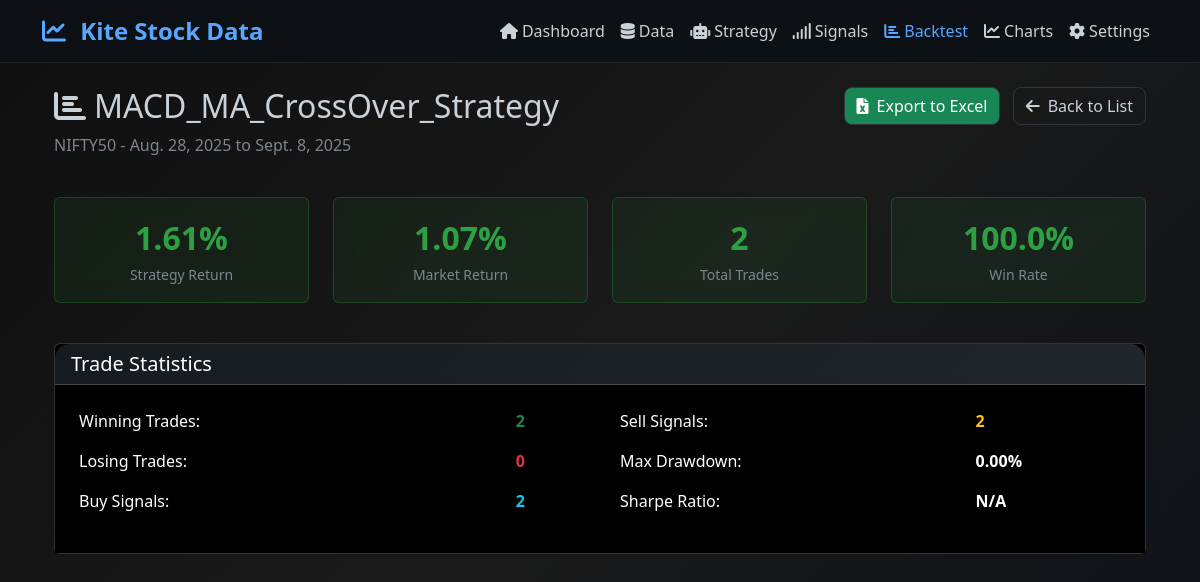
The page /backtest/?id=10 on the database as committed earlier.
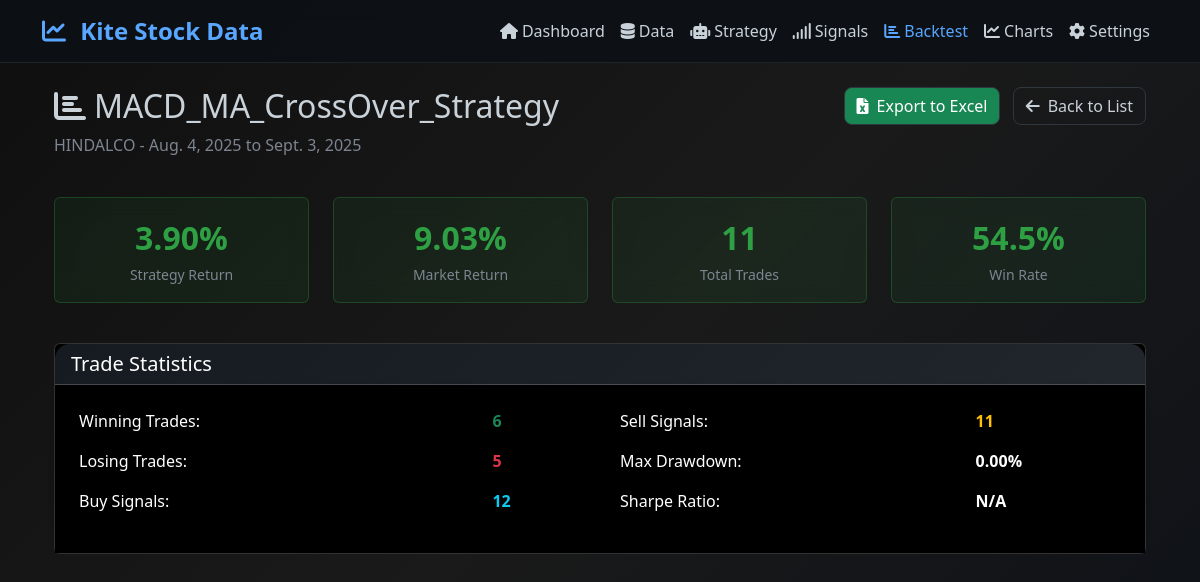
The same page on the database as committed later.
### stock_data/models.py (models this page shows, shortened)
class StrategyBacktest(models.Model):
    strategy = models.ForeignKey(TradingStrategy, on_delete=models.CASCADE)
    symbol = models.CharField(max_length=20)
    from_date = models.DateField()
    to_date = models.DateField()
    total_trades = models.IntegerField(default=0)
    winning_trades = models.IntegerField(default=0)
    losing_trades = models.IntegerField(default=0)
    total_return = models.FloatField(default=0.0)
    max_drawdown = models.FloatField(default=0.0)
    sharpe_ratio = models.FloatField(null=True, blank=True)
    buy_signals_count = models.IntegerField(default=0)
    sell_signals_count = models.IntegerField(default=0)
    market_return = models.FloatField(default=0.0)
    strategy_return = models.FloatField(default=0.0)
    results_data = models.JSONField(default=dict)  # Store detailed results
    created_at = models.DateTimeField(auto_now_add=True)
    def win_rate(self):
        if self.total_trades == 0:
            return 0
        return (self.winning_trades / self.total_trades) * 100
    class Meta:
        ordering = ['-created_at']

class TradingStrategy(models.Model):
    name = models.CharField(max_length=100, unique=True)
    description = models.TextField(blank=True)
    parameters = models.JSONField(default=dict)  # Store strategy parameters as JSON
    is_active = models.BooleanField(default=True)
    created_at = models.DateTimeField(auto_now_add=True)
    updated_at = models.DateTimeField(auto_now=True)
    class Meta:
        ordering = ['name']

### stock_data/views.py (the view)
# urls.py: path('backtest/', views.backtest_view, name='backtest_view'),
def backtest_view(request):
    backtest_id = request.GET.get('id')
    if backtest_id:
        try:
            backtest = StrategyBacktest.objects.get(id=backtest_id)
            context = {
                'backtest': backtest,
                'detailed_view': True
            }
        except StrategyBacktest.DoesNotExist:
            messages.error(request, 'Backtest not found')
            return redirect('backtest_view')
    else:
        backtests = StrategyBacktest.objects.all()
        context = {
            'backtests': backtests,
            'detailed_view': False
        }
    return render(request, 'backtest.html', context)

### stock_data/templates/backtest.html (shortened to what the changed rows need)
{% extends 'base.html' %}
{% block content %}
    <div class="container mt-4">
        {% if detailed_view %}
        <div class="row mb-4">
            <div class="col">
                <h2><i class="fas fa-chart-bar me-2"></i>{{ backtest.strategy.name }}</h2>
                <p class="text-muted">{{ backtest.symbol }} - {{ backtest.from_date }} to {{ backtest.to_date }}</p>
            </div>
            <div class="col-auto">
                <a href="{% url 'export_backtest' backtest.id %}" class="btn btn-success me-2">
                    <i class="fas fa-file-excel me-2"></i>Export to Excel
                </a>
                <a href="{% url 'backtest_view' %}" class="btn btn-outline-secondary">
                    <i class="fas fa-arrow-left me-2"></i>Back to List
                </a>
            </div>
        </div>
        <div class="row mb-4">
            <div class="col-md-3 mb-3">
                <div class="metric-card card h-100">
                    <div class="card-body text-center">
                        <div class="metric-value">{{ backtest.strategy_return|floatformat:2 }}%</div>
                        <small class="text-muted">Strategy Return</small>
                    </div>
                </div>
            </div>
            <div class="col-md-3 mb-3">
                <div class="metric-card card h-100">
                    <div class="card-body text-center">
                        <div class="metric-value">{{ backtest.market_return|floatformat:2 }}%</div>
                        <small class="text-muted">Market Return</small>
                    </div>
                </div>
            </div>
            <div class="col-md-3 mb-3">
                <div class="metric-card card h-100">
                    <div class="card-body text-center">
                        <div class="metric-value">{{ backtest.total_trades }}</div>
                        <small class="text-muted">Total Trades</small>
                    </div>
                </div>
            </div>
            <div class="col-md-3 mb-3">
                <div class="metric-card card h-100">
                    <div class="card-body text-center">
                        <div class="metric-value">{{ backtest.win_rate|floatformat:1 }}%</div>
                        <small class="text-muted">Win Rate</small>
                    </div>
                </div>
            </div>
        </div>
        <div class="card mb-4" style="background-color: #000000; border: 1px solid rgba(255, 255, 255, 0.2);">
            <div class="card-header" style="background-color: #000000; color: #ffffff; border-bottom: 1px solid rgba(255, 255, 255, 0.2);">
                <h5 class="mb-0" style="color: #ffffff;">Trade Statistics</h5>
            </div>
            <div class="card-body" style="background-color: #000000; color: #ffffff;">
                <div class="row">
                    <div class="col-md-6">
                        <table class="table table-borderless" style="background-color: #000000; color: #ffffff;">
                            <tr>
                                <td style="background-color: #000000; color: #ffffff; border: none;">Winning Trades:</td>
                                <td class="text-success" style="background-color: #000000; border: none;"><strong>{{ backtest.winning_trades }}</strong></td>
                            </tr>
                            <tr>
                                <td style="background-color: #000000; color: #ffffff; border: none;">Losing Trades:</td>
                                <td class="text-danger" style="background-color: #000000; border: none;"><strong>{{ backtest.losing_trades }}</strong></td>
                            </tr>
                            <tr>
                                <td style="background-color: #000000; color: #ffffff; border: none;">Buy Signals:</td>
                                <td class="text-info" style="background-color: #000000; border: none;"><strong>{{ backtest.buy_signals_count }}</strong></td>
                            </tr>
                        </table>
                    </div>
                    <div class="col-md-6">
                        <table class="table table-borderless" style="background-color: #000000; color: #ffffff;">
                            <tr>
                                <td style="background-color: #000000; color: #ffffff; border: none;">Sell Signals:</td>
                                <td class="text-warning" style="background-color: #000000; border: none;"><strong>{{ backtest.sell_signals_count }}</strong></td>
                            </tr>
                            <tr>
                                <td style="background-color: #000000; color: #ffffff; border: none;">Max Drawdown:</td>
                                <td style="background-color: #000000; color: #ffffff; border: none;"><strong>{{ backtest.max_drawdown|floatformat:2 }}%</strong></td>
                            </tr>
                            <tr>
                                <td style="background-color: #000000; color: #ffffff; border: none;">Sharpe Ratio:</td>
                                <td style="background-color: #000000; color: #ffffff; border: none;"><strong>{{ backtest.sharpe_ratio|default:"N/A" }}</strong></td>
                            </tr>
                        </table>
                    </div>
                </div>
            </div>
        </div>
        {% endif %}
    </div>
{% endblock %}

Rows that differ between the two databases and show on the page:
changed StrategyBacktest "MACD_MA_CrossOver_Strategy": symbol "NIFTY50" → "HINDALCO"; from_date "Aug. 28, 2025" → "Aug. 4, 2025"; to_date "Sept. 8, 2025" → "Sept. 3, 2025"; strategy_return "1.61" → "3.90"; market_return "1.07" → "9.03"; total_trades "2" → "11"; win_rate "100.0" → "54.5"; winning_trades "2" → "6"; losing_trades "0" → "5"; buy_signals_count "2" → "12"; sell_signals_count "2" → "11"
